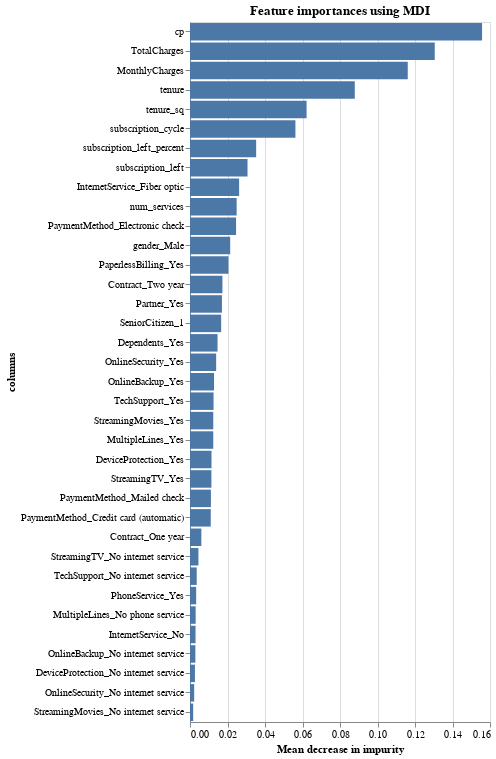

Notebook code for this chart:
### Markdown cell above
## Feature Importance

### Code cell
X_train, y_train = df_seg['All']['X_train'], df_seg['All']['y_train']
forest = RandomForestClassifier(random_state=0)
forest.fit(X_train, y_train)
importances = forest.feature_importances_
std = np.std([tree.feature_importances_ for tree in forest.estimators_], axis=0)
forest_importances = pd.DataFrame(
    {"columns": X_train.columns, "importances": importances}
)

alt.Chart(forest_importances).mark_bar().encode(
    x=alt.X("importances:Q").title("Mean decrease in impurity"),
    y=alt.Y("columns:N").sort("-x"),
).properties(height=700, title="Feature importances using MDI")

### Figure 1 — Vega specification as saved in the notebook (floating-point values rounded to 4 significant figures)
{"$schema": "https://vega.github.io/schema/vega/v5.json", "data": [{"name": "source_0"}, {"name": "data_0", "values": [{"columns": "tenure", "importances_end": 0.08788, "importances_start": 0.0}, {"columns": "MonthlyCharges", "importances_end": 0.1161, "importances_start": 0.0}, {"columns": "TotalCharges", "importances_end": 0.1305, "importances_start": 0.0}, {"columns": "subscription_cycle", "importances_end": 0.05622, "importances_start": 0.0}, {"columns": "subscription_left", "importances_end": 0.03068, "importances_start": 0.0}, {"columns": "subscription_left_percent", "importances_end": 0.03528, "importances_start": 0.0}, {"columns": "num_services", "importances_end": 0.02488, "importances_start": 0.0}, {"columns": "cp", "importances_end": 0.1558, "importances_start": 0.0}, {"columns": "gender_Male", "importances_end": 0.02144, "importances_start": 0.0}, {"columns": "SeniorCitizen_1", "importances_end": 0.01661, "importances_start": 0.0}, {"columns": "Partner_Yes", "importances_end": 0.01705, "importances_start": 0.0}, {"columns": "Dependents_Yes", "importances_end": 0.01469, "importances_start": 0.0}, {"columns": "PhoneService_Yes", "importances_end": 0.003288, "importances_start": 0.0}, {"columns": "MultipleLines_No phone service", "importances_end": 0.003019, "importances_start": 0.0}, {"columns": "MultipleLines_Yes", "importances_end": 0.0124, "importances_start": 0.0}, {"columns": "InternetService_Fiber optic", "importances_end": 0.0262, "importances_start": 0.0}, {"columns": "InternetService_No", "importances_end": 0.002959, "importances_start": 0.0}, {"columns": "OnlineSecurity_No internet service", "importances_end": 0.002233, "importances_start": 0.0}, {"columns": "OnlineSecurity_Yes", "importances_end": 0.01396, "importances_start": 0.0}, {"columns": "OnlineBackup_No internet service", "importances_end": 0.002866, "importances_start": 0.0}, {"columns": "OnlineBackup_Yes", "importances_end": 0.01281, "importances_start": 0.0}, {"columns": "DeviceProtection_No internet service", "importances_end": 0.002634, "importances_start": 0.0}, {"columns": "DeviceProtection_Yes", "importances_end": 0.01147, "importances_start": 0.0}, {"columns": "TechSupport_No internet service", "importances_end": 0.003583, "importances_start": 0.0}, {"columns": "TechSupport_Yes", "importances_end": 0.01257, "importances_start": 0.0}, {"columns": "StreamingTV_No internet service", "importances_end": 0.004497, "importances_start": 0.0}, {"columns": "StreamingTV_Yes", "importances_end": 0.01142, "importances_start": 0.0}, {"columns": "StreamingMovies_No internet service", "importances_end": 0.001704, "importances_start": 0.0}, {"columns": "StreamingMovies_Yes", "importances_end": 0.01241, "importances_start": 0.0}, {"columns": "Contract_One year", "importances_end": 0.006054, "importances_start": 0.0}, {"columns": "Contract_Two year", "importances_end": 0.01729, "importances_start": 0.0}, {"columns": "PaperlessBilling_Yes", "importances_end": 0.0205, "importances_start": 0.0}, {"columns": "PaymentMethod_Credit card (automatic)", "importances_end": 0.01107, "importances_start": 0.0}, {"columns": "PaymentMethod_Electronic check", "importances_end": 0.02457, "importances_start": 0.0}, {"columns": "PaymentMethod_Mailed check", "importances_end": 0.01116, "importances_start": 0.0}, {"columns": "tenure_sq", "importances_end": 0.06218, "importances_start": 0.0}]}, {"name": "source_0_y_domain_columns", "values": [{"columns": "tenure", "sort_field": 0.08788}, {"columns": "MonthlyCharges", "sort_field": 0.1161}, {"columns": "TotalCharges", "sort_field": 0.1305}, {"columns": "subscription_cycle", "sort_field": 0.05622}, {"columns": "subscription_left", "sort_field": 0.03068}, {"columns": "subscription_left_percent", "sort_field": 0.03528}, {"columns": "num_services", "sort_field": 0.02488}, {"columns": "cp", "sort_field": 0.1558}, {"columns": "gender_Male", "sort_field": 0.02144}, {"columns": "SeniorCitizen_1", "sort_field": 0.01661}, {"columns": "Partner_Yes", "sort_field": 0.01705}, {"columns": "Dependents_Yes", "sort_field": 0.01469}, {"columns": "PhoneService_Yes", "sort_field": 0.003288}, {"columns": "MultipleLines_No phone service", "sort_field": 0.003019}, {"columns": "MultipleLines_Yes", "sort_field": 0.0124}, {"columns": "InternetService_Fiber optic", "sort_field": 0.0262}, {"columns": "InternetService_No", "sort_field": 0.002959}, {"columns": "OnlineSecurity_No internet service", "sort_field": 0.002233}, {"columns": "OnlineSecurity_Yes", "sort_field": 0.01396}, {"columns": "OnlineBackup_No internet service", "sort_field": 0.002866}, {"columns": "OnlineBackup_Yes", "sort_field": 0.01281}, {"columns": "DeviceProtection_No internet service", "sort_field": 0.002634}, {"columns": "DeviceProtection_Yes", "sort_field": 0.01147}, {"columns": "TechSupport_No internet service", "sort_field": 0.003583}, {"columns": "TechSupport_Yes", "sort_field": 0.01257}, {"columns": "StreamingTV_No internet service", "sort_field": 0.004497}, {"columns": "StreamingTV_Yes", "sort_field": 0.01142}, {"columns": "StreamingMovies_No internet service", "sort_field": 0.001704}, {"columns": "StreamingMovies_Yes", "sort_field": 0.01241}, {"columns": "Contract_One year", "sort_field": 0.006054}, {"columns": "Contract_Two year", "sort_field": 0.01729}, {"columns": "PaperlessBilling_Yes", "sort_field": 0.0205}, {"columns": "PaymentMethod_Credit card (automatic)", "sort_field": 0.01107}, {"columns": "PaymentMethod_Electronic check", "sort_field": 0.02457}, {"columns": "PaymentMethod_Mailed check", "sort_field": 0.01116}, {"columns": "tenure_sq", "sort_field": 0.06218}]}], "marks": [{"type": "rect", "name": "marks", "from": {"data": "data_0"}, "encode": {"update": {"height": {"signal": "max(0.25, bandwidth('y'))"}, "x2": {"field": "importances_start", "scale": "x"}, "fill": {"value": "#4c78a8"}, "y": {"field": "columns", "scale": "y"}, "x": {"field": "importances_end", "scale": "x"}}}, "style": ["bar"]}], "scales": [{"name": "x", "type": "linear", "domain": {"data": "data_0", "fields": ["importances_start", "importances_end"]}, "range": [0, {"signal": "width"}], "zero": true, "nice": true}, {"name": "y", "type": "band", "domain": {"data": "source_0_y_domain_columns", "field": "columns", "sort": {"op": "max", "field": "sort_field", "order": "descending"}}, "range": [0, {"signal": "height"}], "paddingOuter": 0.05, "paddingInner": 0.1}], "axes": [{"scale": "x", "gridScale": "y", "minExtent": 0, "tickCount": {"signal": "ceil(width/40)"}, "zindex": 0, "orient": "bottom", "maxExtent": 0, "ticks": false, "aria": false, "grid": true, "labels": false, "domain": false}, {"scale": "x", "labelOverlap": true, "orient": "bottom", "labelFlush": true, "grid": false, "title": "Mean decrease in impurity", "tickCount": {"signal": "ceil(width/40)"}, "zindex": 0}, {"scale": "y", "zindex": 0, "orient": "left", "grid": false, "title": "columns"}], "title": {"text": "Feature importances using MDI", "frame": "group"}, "background": "white", "padding": 5, "height": 700, "style": "cell", "width": 300}
